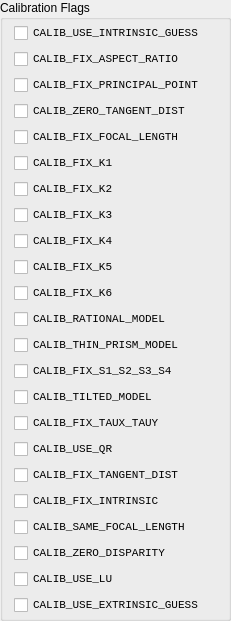
  <widget class="QGroupBox" name="groupBox">
   <property name="geometry">
    <rect>
     <x>10</x>
     <y>360</y>
     <width>231</width>
     <height>531</height>
    </rect>
   </property>
   <property name="title">
    <string>Calibration Flags</string>
   </property>
   <layout class="QVBoxLayout">
    <property name="spacing">
     <number>6</number>
    </property>
    <property name="sizeConstraint">
     <enum>QLayout::SetMinimumSize</enum>
    </property>
    <property name="topMargin">
     <number>3</number>
    </property>
    <property name="bottomMargin">
     <number>3</number>
    </property>
    <item>
     <widget class="QCheckBox" name="cb01">
      <property name="font">
       <font>
        <family>Consolas</family>
        <pointsize>8</pointsize>
       </font>
      </property>
      <property name="text">
       <string>CALIB_USE_INTRINSIC_GUESS</string>
      </property>
     </widget>
    </item>
    <item>
     <widget class="QCheckBox" name="cb02">
      <property name="font">
       <font>
        <family>Consolas</family>
        <pointsize>8</pointsize>
       </font>
      </property>
      <property name="text">
       <string>CALIB_FIX_ASPECT_RATIO</string>
      </property>
     </widget>
    </item>
    <item>
     <widget class="QCheckBox" name="cb03">
      <property name="font">
       <font>
        <family>Consolas</family>
        <pointsize>8</pointsize>
       </font>
      </property>
      <property name="text">
       <string>CALIB_FIX_PRINCIPAL_POINT </string>
      </property>
     </widget>
    </item>
    <item>
     <widget class="QCheckBox" name="cb04">
      <property name="font">
       <font>
        <family>Consolas</family>
        <pointsize>8</pointsize>
       </font>
      </property>
      <property name="text">
       <string>CALIB_ZERO_TANGENT_DIST </string>
      </property>
     </widget>
    </item>
    <item>
     <widget class="QCheckBox" name="cb05">
      <property name="font">
       <font>
        <family>Consolas</family>
        <pointsize>8</pointsize>
       </font>
      </property>
      <property name="text">
       <string>CALIB_FIX_FOCAL_LENGTH </string>
      </property>
     </widget>
    </item>
    <item>
     <widget class="QCheckBox" name="cb06">
      <property name="font">
       <font>
        <family>Consolas</family>
        <pointsize>8</pointsize>
       </font>
      </property>
      <property name="text">
       <string>CALIB_FIX_K1 </string>
      </property>
     </widget>
    </item>
    <item>
     <widget class="QCheckBox" name="cb07">
      <property name="font">
       <font>
        <family>Consolas</family>
        <pointsize>8</pointsize>
       </font>
      </property>
      <property name="text">
       <string>CALIB_FIX_K2</string>
      </property>
     </widget>
    </item>
    <item>
     <widget class="QCheckBox" name="cb08">
      <property name="font">
       <font>
        <family>Consolas</family>
        <pointsize>8</pointsize>
       </font>
      </property>
      <property name="text">
       <string>CALIB_FIX_K3</string>
      </property>
     </widget>
    </item>
    <item>
     <widget class="QCheckBox" name="cb09">
      <property name="font">
       <font>
        <family>Consolas</family>
        <pointsize>8</pointsize>
       </font>
      </property>
      <property name="text">
       <string>CALIB_FIX_K4</string>
      </property>
     </widget>
    </item>
    <item>
     <widget class="QCheckBox" name="cb10">
      <property name="font">
       <font>
        <family>Consolas</family>
        <pointsize>8</pointsize>
       </font>
      </property>
      <property name="text">
       <string>CALIB_FIX_K5</string>
      </property>
     </widget>
    </item>
    <item>
     <widget class="QCheckBox" name="cb11">
      <property name="font">
       <font>
        <family>Consolas</family>
        <pointsize>8</pointsize>
       </font>
      </property>
      <property name="text">
       <string>CALIB_FIX_K6</string>
      </property>
     </widget>
    </item>
    <item>
     <widget class="QCheckBox" name="cb12">
      <property name="font">
       <font>
        <family>Consolas</family>
        <pointsize>8</pointsize>
       </font>
      </property>
      <property name="text">
       <string>CALIB_RATIONAL_MODEL</string>
      </property>
     </widget>
    </item>
    <item>
     <widget class="QCheckBox" name="cb13">
      <property name="font">
       <font>
        <family>Consolas</family>
        <pointsize>8</pointsize>
       </font>
      </property>
      <property name="text">
       <string>CALIB_THIN_PRISM_MODEL </string>
      </property>
     </widget>
    </item>
    <item>
     <widget class="QCheckBox" name="cb14">
      <property name="font">
       <font>
        <family>Consolas</family>
        <pointsize>8</pointsize>
       </font>
      </property>
      <property name="text">
       <string>CALIB_FIX_S1_S2_S3_S4</string>
      </property>
     </widget>
    </item>
    <item>
     <widget class="QCheckBox" name="cb15">
      <property name="font">
       <font>
        <family>Consolas</family>
        <pointsize>8</pointsize>
       </font>
      </property>
      <property name="text">
       <string>CALIB_TILTED_MODEL</string>
      </property>
     </widget>
    </item>
    <item>
     <widget class="QCheckBox" name="cb16">
      <property name="font">
       <font>
        <family>Consolas</family>
        <pointsize>8</pointsize>
       </font>
      </property>
      <property name="text">
       <string>CALIB_FIX_TAUX_TAUY </string>
      </property>
     </widget>
    </item>
    <item>
     <widget class="QCheckBox" name="cb17">
      <property name="font">
       <font>
        <family>Consolas</family>
        <pointsize>8</pointsize>
       </font>
      </property>
      <property name="text">
       <string>CALIB_USE_QR </string>
      </property>
     </widget>
    </item>
    <item>
     <widget class="QCheckBox" name="cb18">
      <property name="font">
       <font>
        <family>Consolas</family>
        <pointsize>8</pointsize>
       </font>
      </property>
      <property name="text">
       <string>CALIB_FIX_TANGENT_DIST</string>
      </property>
     </widget>
    </item>
    <item>
     <widget class="QCheckBox" name="cb19">
      <property name="font">
       <font>
        <family>Consolas</family>
        <pointsize>8</pointsize>
       </font>
      </property>
      <property name="text">
       <string>CALIB_FIX_INTRINSIC </string>
      </property>
     </widget>
    </item>
    <item>
     <widget class="QCheckBox" name="cb20">
      <property name="font">
       <font>
        <family>Consolas</family>
        <pointsize>8</pointsize>
       </font>
      </property>
      <property name="text">
       <string>CALIB_SAME_FOCAL_LENGTH </string>
      </property>
     </widget>
    </item>
    <item>
     <widget class="QCheckBox" name="cb21">
      <property name="font">
       <font>
        <family>Consolas</family>
        <pointsize>8</pointsize>
       </font>
      </property>
      <property name="text">
       <string>CALIB_ZERO_DISPARITY</string>
      </property>
     </widget>
    </item>
    <item>
     <widget class="QCheckBox" name="cb22">
      <property name="font">
       <font>
        <family>Consolas</family>
        <pointsize>8</pointsize>
       </font>
      </property>
      <property name="text">
       <string>CALIB_USE_LU</string>
      </property>
     </widget>
    </item>
    <item>
     <widget class="QCheckBox" name="cb23">
      <property name="font">
       <font>
        <family>Consolas</family>
        <pointsize>8</pointsize>
       </font>
      </property>
      <property name="text">
       <string>CALIB_USE_EXTRINSIC_GUESS</string>
      </property>
     </widget>
    </item>
   </layout>
  </widget>
